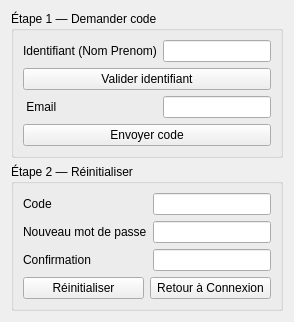
                      <widget class="QWidget" name="tabMotPasseOublie">
                       <attribute name="title">
                        <string>Mot de passe oublié</string>
                       </attribute>
                       <layout class="QVBoxLayout" name="vertical_mdp_oublie">
                        <item>
                         <widget class="QGroupBox" name="groupFPStep1">
                          <property name="title">
                           <string>Étape 1 — Demander code</string>
                          </property>
                          <layout class="QFormLayout" name="formFP1">
                           <item row="0" column="0">
                            <widget class="QLabel" name="label_user_identite_fp">
                             <property name="text">
                              <string>Identifiant (Nom Prenom)</string>
                             </property>
                            </widget>
                           </item>
                           <item row="0" column="1">
                            <widget class="QLineEdit" name="line_user_identite_fp" />
                           </item>
                           <item row="1" column="0" colspan="2">
                            <widget class="QPushButton" name="btnValiderIdentite">
                             <property name="text">
                              <string>Valider identifiant</string>
                             </property>
                            </widget>
                           </item>
                           <item row="2" column="0">
                            <widget class="QLabel" name="label_user_email_fp">
                             <property name="text">
                              <string> Email </string>
                             </property>
                            </widget>
                           </item>
                           <item row="2" column="1">
                            <widget class="QLineEdit" name="line_user_email_fp" />
                           </item>
                           <item row="3" column="0" colspan="2">
                            <widget class="QPushButton" name="btnEnvoyerCode">
                             <property name="text">
                              <string>Envoyer code</string>
                             </property>
                            </widget>
                           </item>
                          </layout>
                         </widget>
                        </item>
                        <item>
                         <widget class="QGroupBox" name="groupFPStep2">
                          <property name="title">
                           <string>Étape 2 — Réinitialiser</string>
                          </property>
                          <layout class="QFormLayout" name="formFP2">
                           <item row="0" column="0">
                            <widget class="QLabel" name="label_code_fp">
                             <property name="text">
                              <string>Code</string>
                             </property>
                            </widget>
                           </item>
                           <item row="0" column="1">
                            <widget class="QLineEdit" name="line_code_fp" />
                           </item>
                           <item row="1" column="0">
                            <widget class="QLabel" name="label_newpass_fp">
                             <property name="text">
                              <string>Nouveau mot de passe</string>
                             </property>
                            </widget>
                           </item>
                           <item row="1" column="1">
                            <widget class="QLineEdit" name="line_newpass_fp">
                             <property name="echoMode">
                              <enum>QLineEdit::Password</enum>
                             </property>
                            </widget>
                           </item>
                           <item row="2" column="0">
                            <widget class="QLabel" name="label_confirm_fp">
                             <property name="text">
                              <string>Confirmation</string>
                             </property>
                            </widget>
                           </item>
                           <item row="2" column="1">
                            <widget class="QLineEdit" name="line_confirm_fp">
                             <property name="echoMode">
                              <enum>QLineEdit::Password</enum>
                             </property>
                            </widget>
                           </item>
                           <item row="3" column="0" colspan="2">
                            <layout class="QHBoxLayout" name="hButtons_mdp">
                             <item>
                              <widget class="QPushButton" name="btnResetPassword">
                               <property name="text">
                                <string>Réinitialiser</string>
                               </property>
                              </widget>
                             </item>
                             <item>
                              <widget class="QPushButton" name="btnBackToLogin">
                               <property name="text">
                                <string>Retour à Connexion</string>
                               </property>
                              </widget>
                             </item>
                            </layout>
                           </item>
                          </layout>
                         </widget>
                        </item>
                       </layout>
                      </widget>
